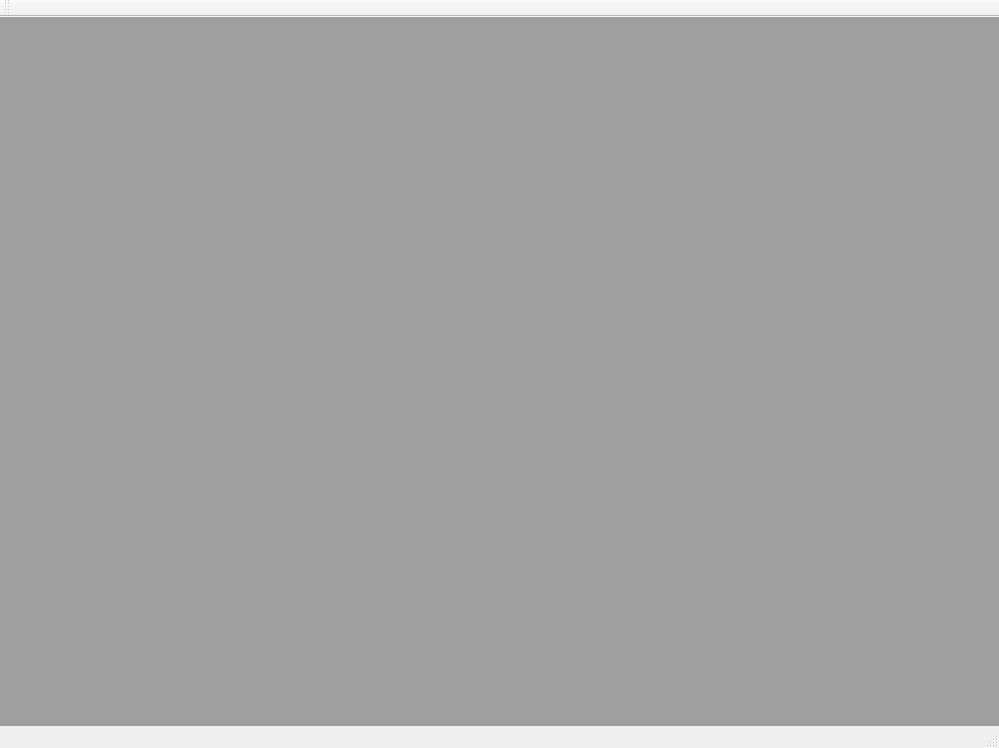
<?xml version="1.0" encoding="UTF-8"?>
<ui version="4.0">
 <class>MainWindow</class>
 <widget class="QMainWindow" name="MainWindow">
  <property name="geometry">
   <rect>
    <x>0</x>
    <y>0</y>
    <width>999</width>
    <height>748</height>
   </rect>
  </property>
  <property name="acceptDrops">
   <bool>false</bool>
  </property>
  <property name="windowTitle">
   <string>IndigoDock Tester</string>
  </property>
  <property name="toolButtonStyle">
   <enum>Qt::ToolButtonIconOnly</enum>
  </property>
  <property name="documentMode">
   <bool>true</bool>
  </property>
  <property name="dockNestingEnabled">
   <bool>true</bool>
  </property>
  <property name="dockOptions">
   <set>QMainWindow::AllowNestedDocks|QMainWindow::AllowTabbedDocks|QMainWindow::AnimatedDocks|QMainWindow::VerticalTabs</set>
  </property>
  <property name="unifiedTitleAndToolBarOnMac">
   <bool>false</bool>
  </property>
  <widget class="QWidget" name="centralWidget">
   <property name="layoutDirection">
    <enum>Qt::LeftToRight</enum>
   </property>
   <widget class="QMdiArea" name="mdiArea">
    <property name="geometry">
     <rect>
      <x>-41</x>
      <y>-1</y>
      <width>2611</width>
      <height>1091</height>
     </rect>
    </property>
   </widget>
  </widget>
  <widget class="QMenuBar" name="menuBar">
   <property name="geometry">
    <rect>
     <x>0</x>
     <y>0</y>
     <width>999</width>
     <height>25</height>
    </rect>
   </property>
  </widget>
  <widget class="QToolBar" name="mainToolBar">
   <attribute name="toolBarArea">
    <enum>TopToolBarArea</enum>
   </attribute>
   <attribute name="toolBarBreak">
    <bool>false</bool>
   </attribute>
  </widget>
  <widget class="QStatusBar" name="statusBar"/>
 </widget>
 <layoutdefault spacing="6" margin="11"/>
 <resources/>
 <connections/>
</ui>
